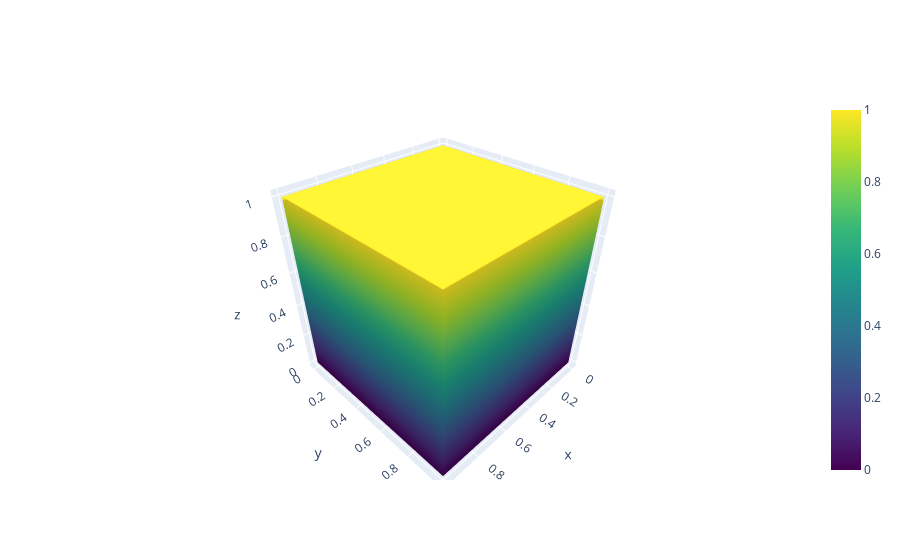

Notebook code for this chart:
### Markdown cell above
Drag or rotate the cube below!

### Code cell
from plotly.offline import init_notebook_mode, iplot
init_notebook_mode(connected=True)         # initiate notebook for offline plot
from plotly.graph_objs import Surface
import numpy as np
x = np.array([[.5, .5, .5, .5, .5],[0, 1, 1, 0, 0],[0, 1, 1, 0, 0],[.5, .5, .5, .5, .5],])
y = np.array([[.5, .5, .5, .5, .5],[0, 0, 1, 1, 0],[0, 0, 1, 1, 0],[.5, .5, .5, .5, .5],])
z = np.array([[0, 0, 0, 0, 0],[0, 0, 0, 0, 0],[1, 1, 1, 1, 1],[1, 1, 1, 1, 1],])
cube = Surface(x=x,y=y,z=z, colorscale='Viridis')
iplot([cube])

### Figure 1 — Plotly figure (JSON) as saved in the notebook; plotly's stock layout.template omitted (floating-point values rounded to 4 significant figures)
{"data": [{"colorscale": [[0, "#440154"], [0.1111, "#482878"], [0.2222, "#3e4989"], [0.3333, "#31688e"], [0.4444, "#26828e"], [0.5556, "#1f9e89"], [0.6667, "#35b779"], [0.7778, "#6ece58"], [0.8889, "#b5de2b"], [1, "#fde725"]], "type": "surface", "x": [[0.5, 0.5, 0.5, 0.5, 0.5], [0, 1, 1, 0, 0], [0, 1, 1, 0, 0], [0.5, 0.5, 0.5, 0.5, 0.5]], "y": [[0.5, 0.5, 0.5, 0.5, 0.5], [0, 0, 1, 1, 0], [0, 0, 1, 1, 0], [0.5, 0.5, 0.5, 0.5, 0.5]], "z": [[0, 0, 0, 0, 0], [0, 0, 0, 0, 0], [1, 1, 1, 1, 1], [1, 1, 1, 1, 1]]}], "layout": {}}
